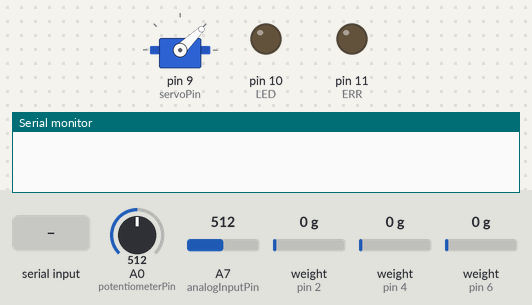
Bench run of a sketch on a simulated Arduino Nano, built with avr-gcc and run on an emulated ATmega328P. Parts: servo, output pins drawn as LEDs (lit = HIGH), the last lines printed to the serial monitor. The test bench sets the inputs (shaded band); at power-on: A0 (potentiometerPin) = 512, A7 (analogInputPin) = 512, weight on the scale (sensors on pin 2, pin 4, pin 6) 0 g.

Above: at 7.2 s.
7.3 s: "SET_THROTTLE\n" received over Serial
At 9.5 s:
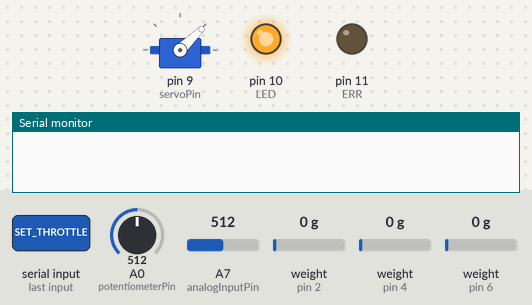
At 10.3 s:
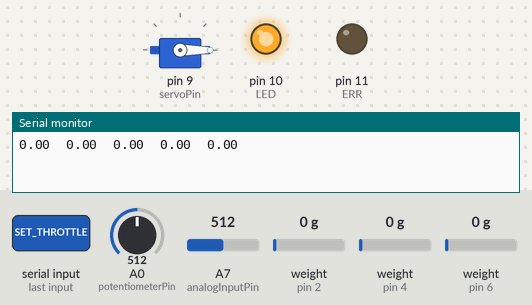
Timing chart, 0 to 11.8 s (numbered marks = the images above; inputs shaded):
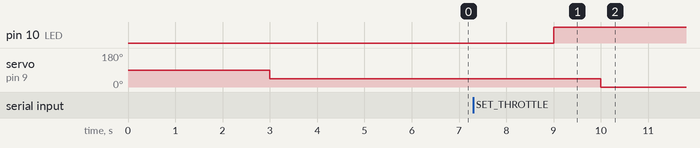

Measured:
- after the input at 7.3 s, servo on pin 9 (servoPin): 44° → 0° after 2.7 s instead of 1.7 s

The sketch:

ThrustBench_Source.ino
```cpp
  #include "HX711.h"
  #include <Servo.h>
  #include <String.h>

  #define MAX_SIGNAL 2000
  #define MIN_SIGNAL 700
  #define servoPin 9
  byte potentiometerPin = A0;
  Servo motor;
  HX711 scale1;
  HX711 scale3;
  HX711 scale2;

  String msg;

  int i;
  float voltage, current;

  float voltage_min = 0;
  float voltage_max = 1000;
  float current_min = 0;
  float current_max = 1000;
  // int param3_min, param3_max;

  int sensorValue, potValue, pwmValue;
  bool HALT = false;

  uint8_t dataPin1 = 2;
  uint8_t clockPin1 = 3;

  uint8_t dataPin2 = 4;
  uint8_t clockPin2 = 5;

  uint8_t dataPin3 = 6;
  uint8_t clockPin3 = 7;

  int LED = 10;
  int ERR = 11;
  const int analogInputPin = A7;

  float w1, w2, w3;
  int delta;

  float a, b, c, d;
  float throttleValue = 1000.0;
  float receivedThrottleValue = 0.0;

  // Define  limits
  float voltage_limit_min = 0.0;
  float voltage_limit_max = 0.0;
  float current_limit_min = 0.0;
  float current_limit_max = 0.0;

  char msgBuffer[50];
  char *token;


void processLimitsMessage(String msg) {

  // Convert String to char array
  char msgBuffer[50];
  msg.toCharArray(msgBuffer, sizeof(msgBuffer));

  // Tokenize message
  char *token = strtok(msgBuffer, " ");
  float tokens[4];
  int i = 0;
  while (token != NULL && i <= 4) {
    // Convert token to float
    tokens[i] = atof(token);
    // Serial.print("Token ");
    // Serial.print(i);
    // Serial.print(": ");
    // Serial.println(tokens[i], 3);
    token = strtok(NULL, " ");
    i++;
  }

  voltage_limit_min = tokens[1];
  voltage_limit_max = tokens[2];
  current_limit_min = tokens[3];
  current_limit_max = tokens[4];
  // Serial.print(voltage_limit_max);

}


void finddata() {
  sensorValue = analogRead(analogInputPin);
  potValue = analogRead(potentiometerPin);
  pwmValue = map(potValue, 0, 1023, 1000, 1900);
  sensorValue = sensorValue - 520 + 37;

  if (sensorValue < 0) {
    delta = abs(sensorValue);
    sensorValue = sensorValue + (2 * delta);
  }
  voltage = sensorValue * (5.0 / 1023.0);
  voltage = voltage / 4;
  current = voltage / 0.15;

  // current = current / 10;

  if (voltage < voltage_min || voltage > voltage_max || current < current_min || current > current_max) {
    motor.writeMicroseconds(1000);
    digitalWrite(ERR, HIGH);
    digitalWrite(LED, HIGH);
  }

  w1 = scale1.get_units(10);
  w2 = scale2.get_units(10);
  w3 = scale3.get_units(10);
}

void usedata() {
  if (pwmValue <= 1120) {
    motor.writeMicroseconds(1000);
    voltage = 0;
    current = 0;
  }

  if (Serial.available() > 0) {
    String command = Serial.readStringUntil(' ');
    if (command == "SET_THROTTLE") {
      String throttleString = Serial.readStringUntil('\n');
      receivedThrottleValue = throttleString.toFloat();
      if (receivedThrottleValue >= 1049 && receivedThrottleValue <= 1900) {
        motor.writeMicroseconds(receivedThrottleValue);
      } else if (receivedThrottleValue <= 1050) {
        motor.writeMicroseconds(1000);
      } else if (receivedThrottleValue >= 1900) {
        motor.writeMicroseconds(1900);
      }
    }
  }
  if (voltage < voltage_min || voltage > voltage_max || current < current_min || current > current_max) {
    digitalWrite(ERR, HIGH);
    digitalWrite(LED, HIGH);
  }

  else {
    motor.writeMicroseconds(receivedThrottleValue);
    digitalWrite(ERR, LOW);
    digitalWrite(LED, HIGH);
  }
}


  void setup() {
    Serial.begin(9600);
    motor.attach(servoPin);
    delay(3000);

    motor.writeMicroseconds(1000);

    scale1.begin(dataPin1, clockPin1);
    scale2.begin(dataPin2, clockPin2);
    scale3.begin(dataPin3, clockPin3);

    pinMode(LED, OUTPUT);
    pinMode(ERR, OUTPUT);

    scale1.set_scale(114980);
    scale1.tare();

    scale2.set_scale(-878);
    scale2.tare();

    scale3.set_scale(95);  // 150.645 for the older sensor
    scale3.tare();
  }

  void loop() {
    if (Serial.available() > 0) {
      String msg = Serial.readString();
      // Serial.print("Received message: ");
      // Serial.println(msg);  // Debug print

      if (msg == "HALT") {
        HALT = !HALT;
      }

      else if (msg.startsWith("LIMITS")) {
        // Serial.println("entered LIMITS");
        processLimitsMessage(msg);
      }

    }
    finddata();

    if (HALT == true){
      motor.writeMicroseconds(1000);
      digitalWrite(ERR, HIGH);
    }
    else if (HALT == false) {
      digitalWrite(ERR, LOW);
      digitalWrite(LED, HIGH);
      usedata();


    float savedThrottleValue = throttleValue;

    if (receivedThrottleValue <= 1050) {
      current = 0.0;
      voltage = 0.0;
    }
    Serial.print(voltage, 2);
    Serial.print("\t");
    Serial.print(current, 2);
    Serial.print("\t");
    Serial.print(w1);
    Serial.print("\t");
    Serial.print(w2);
    Serial.print("\t");
    Serial.println(w3);
    delay(1000);
  }
  }
```
